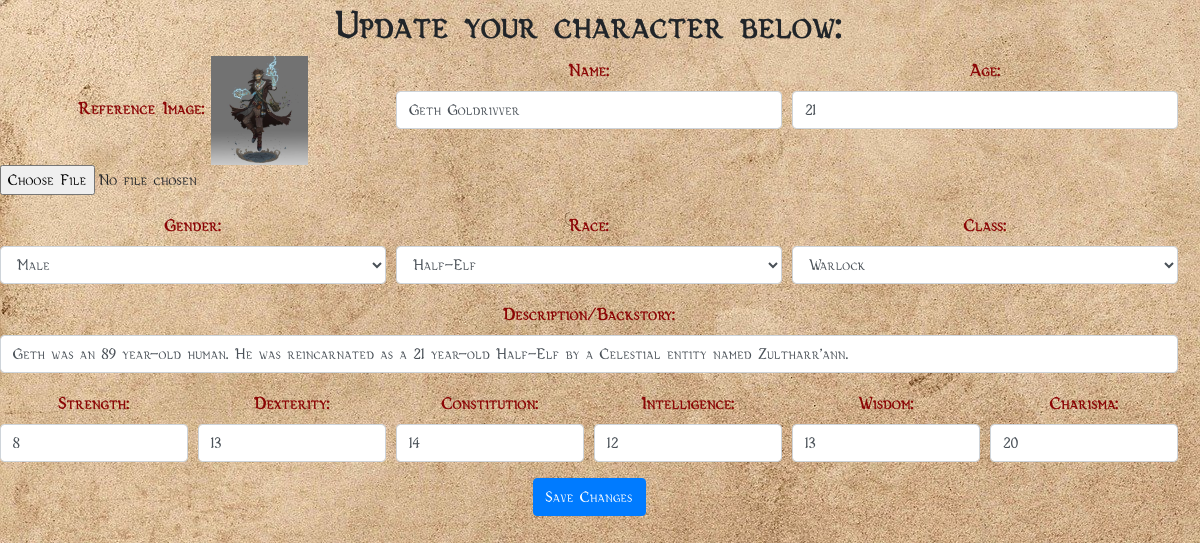
/updateCharacter/1, run on the app's committed database.
### app.py (models this page shows, shortened)
class Character(db.Model):
    cID = db.Column(db.Integer, primary_key=True)
    cPicPath = db.Column(db.String(100000))# The path to the character photo in the images directory
    cName = db.Column(db.String(100), nullable=False)# Name of the character
    cAge = db.Column(db.Integer)# Age of the character
    cGender = db.Column(db.String(20))# The character's gender
    cRace = db.Column(db.String(20))# Will change to a list of races at a later date, i.e. Human, Elf, Dwarf, Halfling, etc.
    cClass = db.Column(db.String(50))# The character's class, chosen from a list.
    cDesc = db.Column(db.String(100000))# Description of the character, i.e. appearance, backstory
    cStr = db.Column(db.Integer, default=8)# The character's Strength stat
    cDex = db.Column(db.Integer, default=8)# The character's Dexterity stat
    cCon = db.Column(db.Integer, default=8)# The character's Constitution stat
    cInt = db.Column(db.Integer, default=8)# The character's Intelligence stat
    cWis = db.Column(db.Integer, default=8)# The character's Wisdom stat
    cCha = db.Column(db.Integer, default=8)# The character's Charisma stat

### app.py (the view)
@app.route('/updateCharacter/<int:id>', methods=['GET', 'POST'])
def updateCharacter(id):
    character = Character.query.get_or_404(id)
    if request.method == 'POST':
        c_Pic = request.files['cPic']
        filename = secure_filename(c_Pic.filename)
        if c_Pic and allowed_file(c_Pic.filename):
            c_Pic.save(os.path.join(app.config['UPLOAD_FOLDER'], filename))
        if c_Pic.filename == "":
            character.cPicPath = character.cPicPath
        else:
            character.cPicPath = os.path.join(app.config['UPLOAD_FOLDER'], filename)
        character.cName = request.form['cName']
        character.cAge = request.form['cAge']
        character.cGender = request.form['cGender']
        character.cRace = request.form['cRace']
        character.cClass = request.form['cClass']
        character.cDesc = request.form['cDesc']
        character.cStr = request.form['cStr']
        character.cDex = request.form['cDex']
        character.cCon = request.form['cCon']
        character.cInt = request.form['cInt']
        character.cWis = request.form['cWis']
        character.cCha = request.form['cCha']
        try:
            db.session.commit()
            return redirect('/characters.html')
        except:
            return 'There was a problem updating your character.'
    else:
        return render_template('updateCharacter.html', character=character)

### templates/updateCharacter.html (shortened to what this page needs)
{% extends 'base.html' %}
{% block content %}
<div class="content">
    <h1>Update your character below:</h1>
    <div class="form">
        <form action="/updateCharacter/{{character.cID}}" method="POST" enctype="multipart/form-data">
            <div class="form-row">
                <div class="form-group col-md-4">
                    <label for="cPic">Reference Image: </label>
                    <img src="../{{ character.cPicPath }}" alt="ref-img" class="w-25 img-fluid">
                    <input type="file" name="cPic" id="cPic" class="form-control-file" value="Change Picture">
                </div>
                <div class="form-group col-md-4">
                    <label for="cName">Name: </label>
                    <input type="text" name="cName" id="cName" class="form-control" value="{{character.cName}}">
                </div>
                <div class="form-group col-md-4">
                    <label for="cAge">Age: </label>
                    <input type="number" name="cAge" id="cAge" class="form-control" value="{{character.cAge}}">
                </div>
            </div>
            <div class="form-row">
                <div class="form-group col-md-4">
                    <label for="cGender">Gender:</label>
                    <select name="cGender" id="cGender" class="form-control">
                        {% if character.cGender == "Male" %}
                            <option value="Male" selected>Male</option>
                        {% else %}
                            <option value="Male">Male</option>
                        {% endif %}
                    </select>
                </div>
                <div class="form-group col-md-4">
                    <label for="cRace">Race: </label>
                    <select name="cRace" id="cRace" class="form-control">
                        {% if character.cRace == "Half-Elf" %}
                            <option value="Half-Elf" selected>Half-Elf</option>
                        {% else %}
                            <option value="Half-Elf">Half-Elf</option>
                        {% endif %}
                    </select>
                </div>
                <div class="form-group col-md-4">
                    <label for="cClass">Class: </label>
                    <select name="cClass" id="cClass" class="form-control">
                        {% if character.cClass == "Warlock" %}
                            <option value="Warlock" selected>Warlock</option>
                        {% else %}
                            <option value="Warlock">Warlock</option>
                        {% endif %}
                    </select>
                </div>
            </div>
            <div class="form-group">
                <label for="cDesc">Description/Backstory: </label>
                <input type="text" name="cDesc" id="cDesc" class="form-control" value="{{character.cDesc}}">
            </div>
            <div class="form-row">
                <div class="form-group col-md-2">
                    <label for="cStr">Strength: </label>
                    <input type="number" name="cStr" id="cStr" class="form-control" value="{{character.cStr}}">
                </div>
                <div class="form-group col-md-2">
                    <label for="cDex">Dexterity: </label>
                    <input type="number" name="cDex" id="cDex" class="form-control" value="{{character.cDex}}">
                </div>
                <div class="form-group col-md-2">
                    <label for="cCon">Constitution: </label>
                    <input type="number" name="cCon" id="cCon" class="form-control" value="{{character.cCon}}">
                </div>
                <div class="form-group col-md-2">
                    <label for="cInt">Intelligence: </label>
                    <input type="number" name="cInt" id="cInt" class="form-control" value="{{character.cInt}}">
                </div>
                <div class="form-group col-md-2">
                    <label for="cWis">Wisdom: </label>
                    <input type="number" name="cWis" id="cWis" class="form-control" value="{{character.cWis}}">
                </div>
                <div class="form-group col-md-2">
                    <label for="cCha">Charisma: </label>
                    <input type="number" name="cCha" id="cCha" class="form-control" value="{{character.cCha}}">
                </div>
            </div>
            <button type="submit" class="btn btn-primary">Save Changes</button>
        </form>
    </div>
</div>
{% endblock %}

### templates/base.html (style rules this page uses)
h1 { font-weight: bold; }
label { font-weight: bold; color: rgb(139, 5, 5); font-size: large; }

### data on the page
Character: cPicPath (picture), cName "Geth Goldrivver", cAge "21", cGender "Male", cRace "Half-Elf", cClass "Warlock", cDesc "Geth was an 89 year-old human. He was reincarnated as a 21 year-old Half-Elf by a Celestial entity named Zultharr'ann.", cStr "8", cDex "13", cCon "14", cInt "12", cWis "13", cCha "20"
